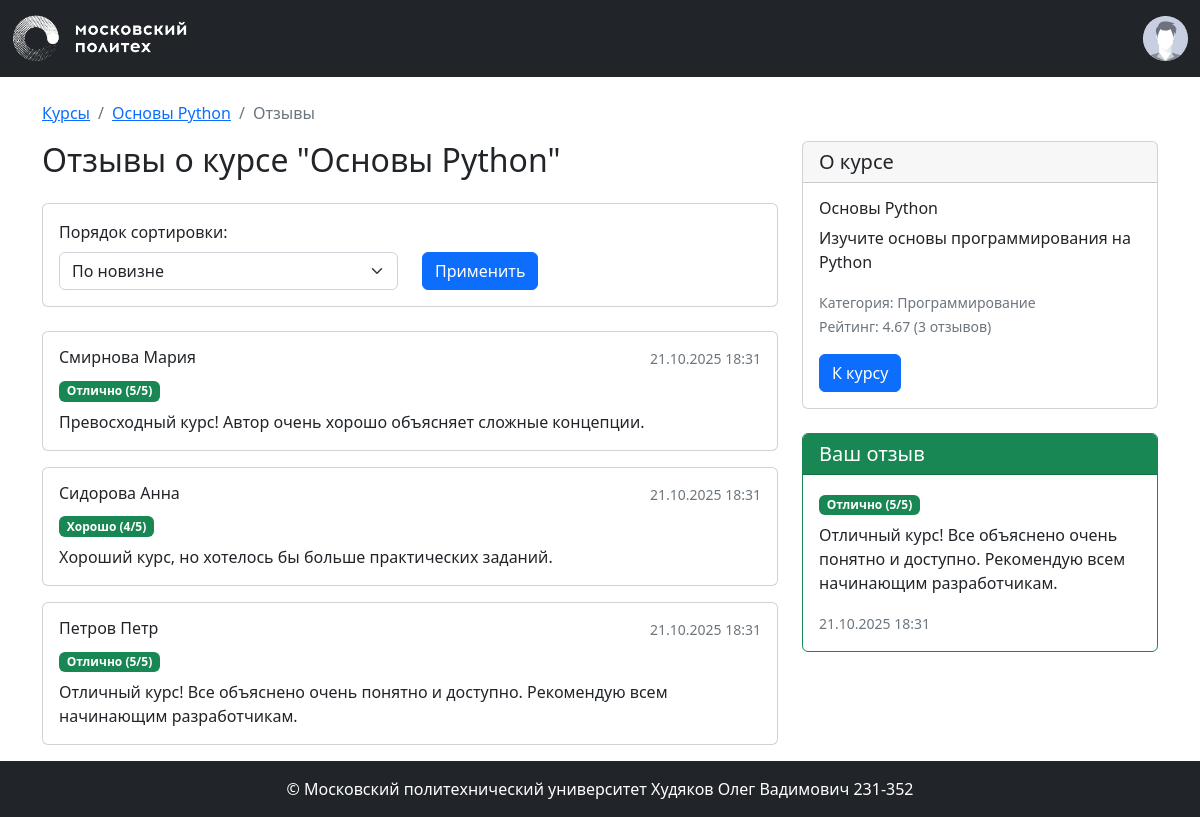
/courses/1/reviews (signed in), run on the app's committed database.
### app/models.py (models this page shows, shortened)
class Course(db.Model):
    __tablename__ = 'courses'
    id = db.Column(db.Integer, primary_key=True)
    name = db.Column(db.String(100), nullable=False)
    short_desc = db.Column(db.Text)
    full_desc = db.Column(db.Text)
    rating_sum = db.Column(db.Integer, default=0)
    rating_num = db.Column(db.Integer, default=0)
    category_id = db.Column(db.Integer, db.ForeignKey("categories.id"))
    author_id = db.Column(db.Integer, db.ForeignKey("users.id"))
    background_image_id = db.Column(db.String(100), db.ForeignKey("images.id"))
    created_at = db.Column(db.DateTime, default=datetime.now)
    author = db.relationship("User")
    category = db.relationship("Category", lazy=False)
    bg_image = db.relationship("Image")
    reviews = db.relationship("Review", back_populates="course")
    @property
    def rating(self):
        if self.rating_num > 0:
            return self.rating_sum / self.rating_num
        return 0

class Review(db.Model):
    __tablename__ = 'reviews'
    id = db.Column(db.Integer, primary_key=True)
    rating = db.Column(db.Integer, nullable=False)
    text = db.Column(db.Text, nullable=False)
    created_at = db.Column(db.DateTime, default=datetime.now)
    course_id = db.Column(db.Integer, db.ForeignKey("courses.id"))
    user_id = db.Column(db.Integer, db.ForeignKey("users.id"))
    course = db.relationship("Course", back_populates="reviews")
    user = db.relationship("User")

class User(UserMixin, db.Model):
    __tablename__ = 'users'
    id = db.Column(db.Integer, primary_key=True)
    first_name = db.Column(db.String(100), nullable=False)
    last_name = db.Column(db.String(100), nullable=False)
    middle_name = db.Column(db.String(100))
    login = db.Column(db.String(100), unique=True, nullable=False)
    password_hash = db.Column(db.String(200), nullable=False)
    created_at = db.Column(db.DateTime, default=datetime.now)
    @property
    def full_name(self):
        return ' '.join([self.last_name, self.first_name, self.middle_name or ''])

class Category(db.Model):
    __tablename__ = 'categories'
    id = db.Column(db.Integer, primary_key=True)
    name = db.Column(db.String(100), nullable=False)
    parent_id = db.Column(db.Integer, db.ForeignKey("categories.id"))

### app/courses.py (the view)
@bp.route('/<int:course_id>/reviews')
def reviews(course_id):
    course = course_repository.get_course_by_id(course_id)
    if course is None:
        abort(404)
    sort_by = request.args.get('sort_by', 'newest')
    page = request.args.get('page', 1, type=int)
    per_page = 5
    if sort_by == 'positive':
        order = desc(Review.rating)
    elif sort_by == 'negative':
        order = Review.rating
    else:
        order = desc(Review.created_at)
    reviews_stmt = select(Review).where(Review.course_id == course_id).order_by(order)
    pagination = db.paginate(
        reviews_stmt,
        page=page,
        per_page=per_page,
        error_out=False
    )
    user_review = None
    if current_user.is_authenticated:
        user_review = db.session.execute(
            select(Review).where(
                Review.course_id == course_id,
                Review.user_id == current_user.id
            )
        ).scalar_one_or_none()
    return render_template('courses/reviews.html',
                         course=course,
                         pagination=pagination,
                         sort_by=sort_by,
                         user_review=user_review)

### app/auth.py (called while the page is built)
def load_user(user_id):
    return user_repository.get_user_by_id(user_id)

### app/repositories/course_repository.py (called while the page is built)
    def get_course_by_id(self, course_id):
        return self.db.session.get(Course, course_id)

### app/repositories/user_repository.py (called while the page is built)
    def get_user_by_id(self, user_id):
        return self.db.session.execute(self.db.select(User).filter_by(id=user_id)).scalar()

### app/templates/courses/reviews.html (shortened to what this page needs)
{% extends 'base.html' %}
{% block content %}
<div class="container mt-4">
    <nav aria-label="breadcrumb">
        <ol class="breadcrumb">
            <li class="breadcrumb-item"><a href="{{ url_for('courses.index') }}">Курсы</a></li>
            <li class="breadcrumb-item"><a href="{{ url_for('courses.show', course_id=course.id) }}">{{ course.name }}</a></li>
            <li class="breadcrumb-item active" aria-current="page">Отзывы</li>
        </ol>
    </nav>
    <div class="row">
        <div class="col-md-8">
            <h2 class="mb-4">Отзывы о курсе "{{ course.name }}"</h2>
            <div class="card mb-4">
                <div class="card-body">
                    <form method="GET" action="{{ url_for('courses.reviews', course_id=course.id) }}">
                        <div class="row align-items-end">
                            <div class="col-md-6">
                                <label for="sort_by" class="form-label">Порядок сортировки:</label>
                                <select class="form-select" id="sort_by" name="sort_by">
                                    <option value="newest" {{ 'selected' if sort_by == 'newest' }}>По новизне</option>
                                </select>
                            </div>
                            <div class="col-md-3">
                                <button type="submit" class="btn btn-primary">Применить</button>
                            </div>
                        </div>
                    </form>
                </div>
            </div>
            {% if pagination.items %}
                {% for review in pagination.items %}
                <div class="card mb-3">
                    <div class="card-body">
                        <div class="d-flex justify-content-between align-items-start mb-2">
                            <h6 class="card-title mb-0">{{ review.user.full_name }}</h6>
                            <small class="text-muted">{{ review.created_at.strftime('%d.%m.%Y %H:%M') }}</small>
                        </div>
                        <div class="mb-2">
                            <span class="badge bg-{{ 'success' if review.rating >= 4 else 'warning' if review.rating >= 3 else 'danger' }}">
                                {% if review.rating == 5 %}Отлично
                                {% elif review.rating == 4 %}Хорошо
                                {% elif review.rating == 3 %}Удовлетворительно
                                {% elif review.rating == 2 %}Неудовлетворительно
                                {% elif review.rating == 1 %}Плохо
                                {% else %}Ужасно
                                {% endif %}
                                ({{ review.rating }}/5)
                            </span>
                        </div>
                        <p class="card-text">{{ review.text }}</p>
                    </div>
                </div>
                {% endfor %}
            {% else %}
                <div class="alert alert-info">
                    <p>Отзывов о данном курсе пока нет.</p>
                </div>
            {% endif %}
        </div>
        <div class="col-md-4">
            <div class="card">
                <div class="card-header">
                    <h5 class="mb-0">О курсе</h5>
                </div>
                <div class="card-body">
                    <h6 class="card-title">{{ course.name }}</h6>
                    <p class="card-text">{{ course.short_desc }}</p>
                    <p class="card-text">
                        <small class="text-muted">
                            Категория: {{ course.category.name }}<br>
                            Рейтинг: {{ "%.2f" | format(course.rating) }} ({{ course.rating_num }} отзыв{{ "ов" if course.rating_num != 1 else "" }})
                        </small>
                    </p>
                    <a href="{{ url_for('courses.show', course_id=course.id) }}" class="btn btn-primary">
                        К курсу
                    </a>
                </div>
            </div>
            {% if current_user.is_authenticated %}
                {% if user_review %}
                    <div class="card border-success mt-4">
                        <div class="card-header bg-success text-white">
                            <h5 class="mb-0">Ваш отзыв</h5>
                        </div>
                        <div class="card-body">
                            <div class="mb-2">
                                <span class="badge bg-{{ 'success' if user_review.rating >= 4 else 'warning' if user_review.rating >= 3 else 'danger' }}">
                                    {% if user_review.rating == 5 %}Отлично
                                    {% elif user_review.rating == 4 %}Хорошо
                                    {% elif user_review.rating == 3 %}Удовлетворительно
                                    {% elif user_review.rating == 2 %}Неудовлетворительно
                                    {% elif user_review.rating == 1 %}Плохо
                                    {% else %}Ужасно
                                    {% endif %}
                                    ({{ user_review.rating }}/5)
                                </span>
                            </div>
                            <p class="card-text">{{ user_review.text }}</p>
                            <small class="text-muted">{{ user_review.created_at.strftime('%d.%m.%Y %H:%M') }}</small>
                        </div>
                    </div>
                {% endif %}
            {% else %}
                <div class="card mt-4">
                    <div class="card-body">
                        <p><a href="{{ url_for('auth.login') }}">Войдите в систему</a>, чтобы оставить отзыв.</p>
                    </div>
                </div>
            {% endif %}
        </div>
    </div>
</div>
{% endblock %}

### data on the page
Course: name "Основы Python", short_desc "Изучите основы программирования на Python", rating "4.67", rating_num "3", rating_num "ов"
Review: user.full_name "Смирнова Мария", created_at "21.10.2025 18:31", shows "Отлично", rating "5", text "Превосходный курс! Автор очень хорошо объясняет сложные концепции."
Review: user.full_name "Сидорова Анна", created_at "21.10.2025 18:31", shows "Хорошо", rating "4", text "Хороший курс, но хотелось бы больше практических заданий."
Review: user.full_name "Петров Петр", created_at "21.10.2025 18:31", shows "Отлично", rating "5", text "Отличный курс! Все объяснено очень понятно и доступно. Рекомендую всем начинающим разработчикам."
Category: category.name "Программирование"
